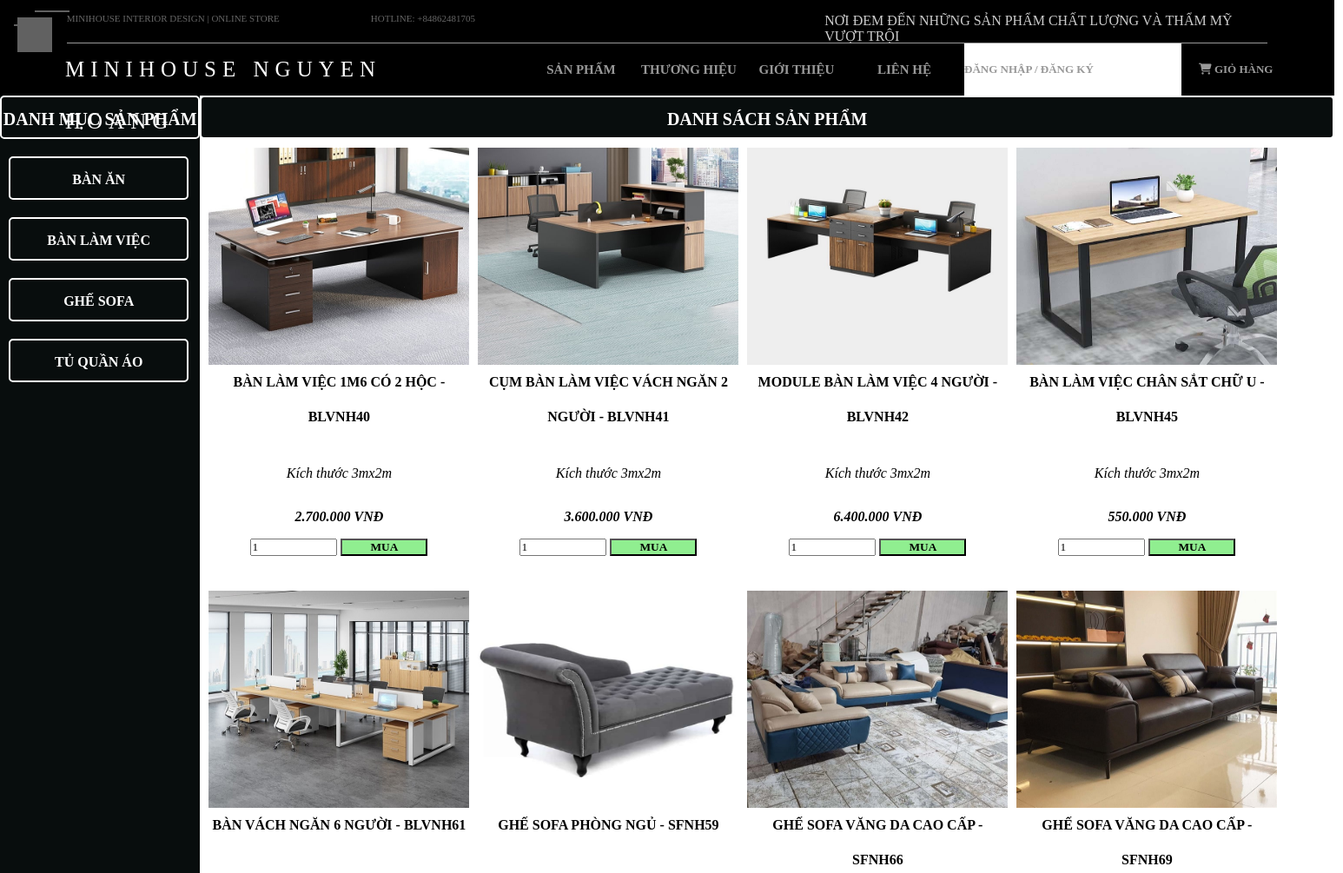
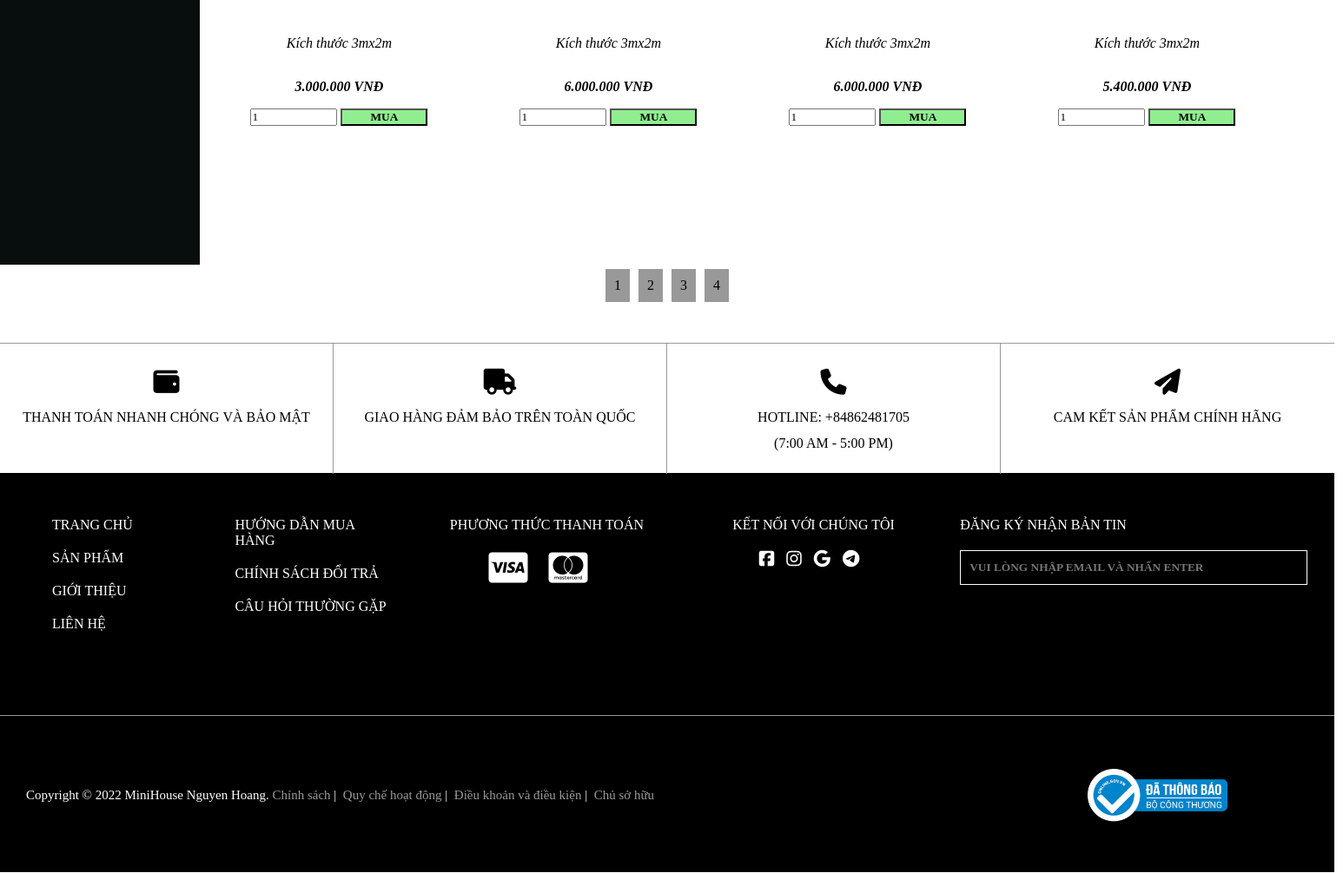
/Source/pd_main.php?page=2, run on the app's committed database (2 pictures, top to bottom).
### tables this page shows
CREATE TABLE IF NOT EXISTS `danhmuc` (
  `madanhmuc` varchar(100) NOT NULL,
  `tendanhmuc` varchar(255) NOT NULL,
  PRIMARY KEY (`madanhmuc`)
);

CREATE TABLE IF NOT EXISTS `sanpham` (
  `masp` varchar(100) NOT NULL,
  `tensp` varchar(255) NOT NULL,
  `hinhanh` varchar(100) NOT NULL,
  `giatien` float NOT NULL,
  `mota` varchar(255) NOT NULL,
  `xuatxu` varchar(255) NOT NULL,
  `madm_fk` varchar(100) DEFAULT NULL,
  `manv_fk` varchar(100) DEFAULT NULL,
  `makho_fk` varchar(100) DEFAULT NULL,
  PRIMARY KEY (`masp`)
);

### controller/clsMain.php (the view, shortened to what this page needs)
<?php
    class Main {
        function connect(){
            $con = mysqli_connect("localhost", "nguyenhoang", "10897105", "minihouse-website");
            if(!$con){
                die("Không thể kết nối tới cơ sở dữ liệu!");
                exit();
            }
            else {
                mysqli_set_charset($con, "utf8");
                return $con;
            }
        }
        function loadCategory($sql){
            $link = $this->connect();
            $result = mysqli_query($link,$sql);
            $i = mysqli_num_rows($result);
            if($i>0){
                while($row=mysqli_fetch_array($result)){
                    $madm = $row['madanhmuc'];
                    $tendm = $row['tendanhmuc'];
                    echo '<div class="cate-list-item"><a style="color: #fff; text-decoration: none;" href="pd_main.php?madm='.$madm.'">'.$tendm.'</a></div>';
                }
            }
            else {
                echo 'Không có dữ liệu!';
            }
        }
        function loadProduct($sql){
            $link = $this->connect();
            $result = mysqli_query($link,$sql);
            $i = mysqli_num_rows($result);
            if($i>0){
                while($row=mysqli_fetch_array($result)){
                    $tensp = $row['tensp'];
                    $giatien = $row['giatien'];
                    $mota = $row['mota'];
                    $hinhanh = $row['hinhanh'];
                    echo '
                    <div class="pd-item">
                        <div class="pd-img"><img src="../img/img_products/'.$hinhanh.'" alt="" height="250px" width="300px"></div>
                        <div class="pd-name">'.$tensp.'</div>
                        <div class="pd-description">'.$mota.'</div>
                        <div class="pd-price">'.number_format($giatien,0," ",".").' VNĐ</div>
                        <div align="center">
                            <form action="cart.php" method="post">
                                <input type="hidden" name="pd_name" value="'.$tensp.'">
                                <input type="hidden" name="pd_img" value="'.$hinhanh.'">
                                <input type="hidden" name="pd_price" value="'.$giatien.'">
                                <input type="hidden" name="pd_description" value="'.$mota.'">
                                <input type="number" name="pd_quantity" style="width: 100px;" value="1">
                                <input type="submit" name="btn-buy" style="width: 100px; font-weight:bold;background-color:lightgreen;cursor:pointer;" value="MUA">
                                </form>
                        </div>
                    </div>';
                }
            }
            else {
                echo 'Không có dữ liệu!';
            }
        }
    }
?>

### css/pd_main.css (style rules this page uses)
:root { --background: #000; --color: #fff; --primary-font: Fira sans; }
* { box-sizing: border-box; padding: 0; margin: 0; font-family: Fira sans; }
.cate-list-item { width: 90%; height: 50px; border: 2px solid #fff; border-radius: 5px; line-height: 50px; margin-left: 10px; margin-top: 20px; }
.pd-item { width: 300px; height: 500px; margin-left: 10px; margin-top: 10px; float: left; }
.pd-img { width: 300px; height: 250px; }
.pd-name { width: 300px; height: 100px; text-align: center; line-height: 40px; font-weight: bold; }
.pd-description { width: 300px; height: 50px; text-align: center; font-style: italic; line-height: 50px; }
.pd-price { width: 300px; height: 50px; text-align: center; font-style: italic; line-height: 50px; font-weight: bold; }

### data on the page
danhmuc: tendanhmuc "BÀN ĂN"
danhmuc: tendanhmuc "BÀN LÀM VIỆC"
danhmuc: tendanhmuc "GHẾ SOFA"
danhmuc: tendanhmuc "TỦ QUẦN ÁO"
sanpham: hinhanh (picture), tensp "BÀN LÀM VIỆC 1M6 CÓ 2 HỘC - BLVNH40", mota "Kích thước 3mx2m", giatien "2.700.000"
sanpham: hinhanh (picture), tensp "CỤM BÀN LÀM VIỆC VÁCH NGĂN 2 NGƯỜI - BLVNH41", mota "Kích thước 3mx2m", giatien "3.600.000"
sanpham: hinhanh (picture), tensp "MODULE BÀN LÀM VIỆC 4 NGƯỜI - BLVNH42", mota "Kích thước 3mx2m", giatien "6.400.000"
sanpham: hinhanh (picture), tensp "BÀN LÀM VIỆC CHÂN SẮT CHỮ U - BLVNH45", mota "Kích thước 3mx2m", giatien "550.000"
sanpham: hinhanh (picture), tensp "BÀN VÁCH NGĂN 6 NGƯỜI - BLVNH61", mota "Kích thước 3mx2m", giatien "3.000.000"
sanpham: hinhanh (picture), tensp "GHẾ SOFA PHÒNG NGỦ - SFNH59", mota "Kích thước 3mx2m", giatien "6.000.000"
sanpham: hinhanh (picture), tensp "GHẾ SOFA VĂNG DA CAO CẤP - SFNH66", mota "Kích thước 3mx2m", giatien "6.000.000"
sanpham: hinhanh (picture), tensp "GHẾ SOFA VĂNG DA CAO CẤP - SFNH69", mota "Kích thước 3mx2m", giatien "5.400.000"
